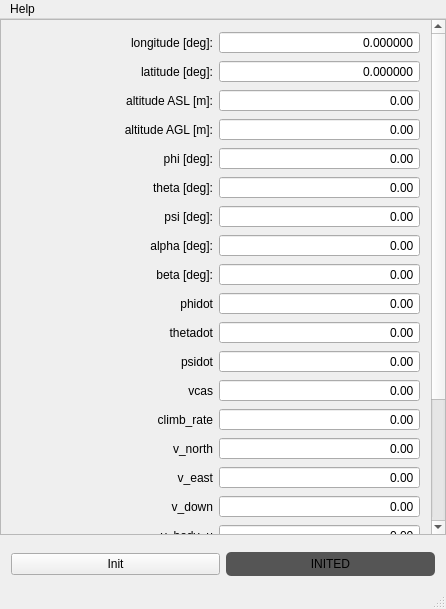
<?xml version="1.0" encoding="UTF-8"?>
<ui version="4.0">
 <class>MainWindow</class>
 <widget class="QMainWindow" name="MainWindow">
  <property name="geometry">
   <rect>
    <x>0</x>
    <y>0</y>
    <width>446</width>
    <height>609</height>
   </rect>
  </property>
  <property name="windowTitle">
   <string>MScSim-FGFS Recorder</string>
  </property>
  <property name="windowIcon">
   <iconset resource="../mscsim-fgrec.qrc">
    <normaloff>:/gui/images/icon.svg</normaloff>:/gui/images/icon.svg</iconset>
  </property>
  <widget class="QWidget" name="centralWidget">
   <layout class="QGridLayout" name="gridLayout">
    <property name="leftMargin">
     <number>0</number>
    </property>
    <property name="topMargin">
     <number>0</number>
    </property>
    <property name="rightMargin">
     <number>0</number>
    </property>
    <property name="bottomMargin">
     <number>0</number>
    </property>
    <item row="0" column="0" colspan="2">
     <widget class="QScrollArea" name="scrollArea">
      <property name="widgetResizable">
       <bool>true</bool>
      </property>
      <widget class="QWidget" name="scrollAreaWidgetContents">
       <property name="geometry">
        <rect>
         <x>0</x>
         <y>0</y>
         <width>423</width>
         <height>662</height>
        </rect>
       </property>
       <layout class="QGridLayout" name="gridLayout_2">
        <item row="14" column="0">
         <widget class="QLabel" name="label_14">
          <property name="text">
           <string>v_north</string>
          </property>
          <property name="alignment">
           <set>Qt::AlignRight|Qt::AlignTrailing|Qt::AlignVCenter</set>
          </property>
         </widget>
        </item>
        <item row="15" column="0">
         <widget class="QLabel" name="label_15">
          <property name="text">
           <string>v_east</string>
          </property>
          <property name="alignment">
           <set>Qt::AlignRight|Qt::AlignTrailing|Qt::AlignVCenter</set>
          </property>
         </widget>
        </item>
        <item row="6" column="1">
         <widget class="QDoubleSpinBox" name="spinBoxPsi">
          <property name="focusPolicy">
           <enum>Qt::NoFocus</enum>
          </property>
          <property name="alignment">
           <set>Qt::AlignRight|Qt::AlignTrailing|Qt::AlignVCenter</set>
          </property>
          <property name="readOnly">
           <bool>true</bool>
          </property>
          <property name="buttonSymbols">
           <enum>QAbstractSpinBox::NoButtons</enum>
          </property>
          <property name="maximum">
           <double>360.000000000000000</double>
          </property>
         </widget>
        </item>
        <item row="2" column="1">
         <widget class="QDoubleSpinBox" name="spinBoxAltASL">
          <property name="focusPolicy">
           <enum>Qt::NoFocus</enum>
          </property>
          <property name="alignment">
           <set>Qt::AlignRight|Qt::AlignTrailing|Qt::AlignVCenter</set>
          </property>
          <property name="readOnly">
           <bool>true</bool>
          </property>
          <property name="buttonSymbols">
           <enum>QAbstractSpinBox::NoButtons</enum>
          </property>
          <property name="minimum">
           <double>-99999.990000000005239</double>
          </property>
          <property name="maximum">
           <double>99999.990000000005239</double>
          </property>
         </widget>
        </item>
        <item row="2" column="0">
         <widget class="QLabel" name="label_2">
          <property name="text">
           <string>altitude ASL [m]:</string>
          </property>
          <property name="alignment">
           <set>Qt::AlignRight|Qt::AlignTrailing|Qt::AlignVCenter</set>
          </property>
         </widget>
        </item>
        <item row="8" column="0">
         <widget class="QLabel" name="label_8">
          <property name="text">
           <string>beta [deg]:</string>
          </property>
          <property name="alignment">
           <set>Qt::AlignRight|Qt::AlignTrailing|Qt::AlignVCenter</set>
          </property>
         </widget>
        </item>
        <item row="0" column="1">
         <widget class="QDoubleSpinBox" name="spinBoxLon">
          <property name="focusPolicy">
           <enum>Qt::NoFocus</enum>
          </property>
          <property name="alignment">
           <set>Qt::AlignRight|Qt::AlignTrailing|Qt::AlignVCenter</set>
          </property>
          <property name="readOnly">
           <bool>true</bool>
          </property>
          <property name="buttonSymbols">
           <enum>QAbstractSpinBox::NoButtons</enum>
          </property>
          <property name="decimals">
           <number>6</number>
          </property>
          <property name="minimum">
           <double>-180.000000000000000</double>
          </property>
          <property name="maximum">
           <double>180.000000000000000</double>
          </property>
         </widget>
        </item>
        <item row="21" column="1">
         <widget class="QDoubleSpinBox" name="spinBoxAccX">
          <property name="focusPolicy">
           <enum>Qt::NoFocus</enum>
          </property>
          <property name="alignment">
           <set>Qt::AlignRight|Qt::AlignTrailing|Qt::AlignVCenter</set>
          </property>
          <property name="readOnly">
           <bool>true</bool>
          </property>
          <property name="buttonSymbols">
           <enum>QAbstractSpinBox::NoButtons</enum>
          </property>
         </widget>
        </item>
        <item row="20" column="0">
         <widget class="QLabel" name="label_19">
          <property name="text">
           <string>v_body_w</string>
          </property>
          <property name="alignment">
           <set>Qt::AlignRight|Qt::AlignTrailing|Qt::AlignVCenter</set>
          </property>
         </widget>
        </item>
        <item row="4" column="0">
         <widget class="QLabel" name="label_4">
          <property name="text">
           <string>phi [deg]:</string>
          </property>
          <property name="alignment">
           <set>Qt::AlignRight|Qt::AlignTrailing|Qt::AlignVCenter</set>
          </property>
         </widget>
        </item>
        <item row="24" column="0" colspan="2">
         <spacer name="verticalSpacer">
          <property name="orientation">
           <enum>Qt::Vertical</enum>
          </property>
          <property name="sizeHint" stdset="0">
           <size>
            <width>375</width>
            <height>469</height>
           </size>
          </property>
         </spacer>
        </item>
        <item row="8" column="1">
         <widget class="QDoubleSpinBox" name="spinBoxBeta">
          <property name="focusPolicy">
           <enum>Qt::NoFocus</enum>
          </property>
          <property name="alignment">
           <set>Qt::AlignRight|Qt::AlignTrailing|Qt::AlignVCenter</set>
          </property>
          <property name="readOnly">
           <bool>true</bool>
          </property>
          <property name="buttonSymbols">
           <enum>QAbstractSpinBox::NoButtons</enum>
          </property>
          <property name="minimum">
           <double>-180.000000000000000</double>
          </property>
          <property name="maximum">
           <double>180.000000000000000</double>
          </property>
         </widget>
        </item>
        <item row="21" column="0">
         <widget class="QLabel" name="label_20">
          <property name="text">
           <string>A_X_pilot</string>
          </property>
          <property name="alignment">
           <set>Qt::AlignRight|Qt::AlignTrailing|Qt::AlignVCenter</set>
          </property>
         </widget>
        </item>
        <item row="1" column="0">
         <widget class="QLabel" name="label">
          <property name="text">
           <string>latitude [deg]:</string>
          </property>
          <property name="alignment">
           <set>Qt::AlignRight|Qt::AlignTrailing|Qt::AlignVCenter</set>
          </property>
         </widget>
        </item>
        <item row="5" column="1">
         <widget class="QDoubleSpinBox" name="spinBoxTht">
          <property name="focusPolicy">
           <enum>Qt::NoFocus</enum>
          </property>
          <property name="alignment">
           <set>Qt::AlignRight|Qt::AlignTrailing|Qt::AlignVCenter</set>
          </property>
          <property name="readOnly">
           <bool>true</bool>
          </property>
          <property name="buttonSymbols">
           <enum>QAbstractSpinBox::NoButtons</enum>
          </property>
          <property name="minimum">
           <double>-90.000000000000000</double>
          </property>
          <property name="maximum">
           <double>90.000000000000000</double>
          </property>
         </widget>
        </item>
        <item row="9" column="1">
         <widget class="QDoubleSpinBox" name="spinBoxPhiDot">
          <property name="focusPolicy">
           <enum>Qt::NoFocus</enum>
          </property>
          <property name="alignment">
           <set>Qt::AlignRight|Qt::AlignTrailing|Qt::AlignVCenter</set>
          </property>
          <property name="readOnly">
           <bool>true</bool>
          </property>
          <property name="buttonSymbols">
           <enum>QAbstractSpinBox::NoButtons</enum>
          </property>
         </widget>
        </item>
        <item row="17" column="0">
         <widget class="QLabel" name="label_17">
          <property name="text">
           <string>v_body_u</string>
          </property>
          <property name="alignment">
           <set>Qt::AlignRight|Qt::AlignTrailing|Qt::AlignVCenter</set>
          </property>
         </widget>
        </item>
        <item row="18" column="1">
         <widget class="QDoubleSpinBox" name="spinBoxVelV">
          <property name="focusPolicy">
           <enum>Qt::NoFocus</enum>
          </property>
          <property name="alignment">
           <set>Qt::AlignRight|Qt::AlignTrailing|Qt::AlignVCenter</set>
          </property>
          <property name="readOnly">
           <bool>true</bool>
          </property>
          <property name="buttonSymbols">
           <enum>QAbstractSpinBox::NoButtons</enum>
          </property>
         </widget>
        </item>
        <item row="7" column="0">
         <widget class="QLabel" name="label_7">
          <property name="text">
           <string>alpha [deg]:</string>
          </property>
          <property name="alignment">
           <set>Qt::AlignRight|Qt::AlignTrailing|Qt::AlignVCenter</set>
          </property>
         </widget>
        </item>
        <item row="10" column="1">
         <widget class="QDoubleSpinBox" name="spinBoxThtDot">
          <property name="focusPolicy">
           <enum>Qt::NoFocus</enum>
          </property>
          <property name="alignment">
           <set>Qt::AlignRight|Qt::AlignTrailing|Qt::AlignVCenter</set>
          </property>
          <property name="readOnly">
           <bool>true</bool>
          </property>
          <property name="buttonSymbols">
           <enum>QAbstractSpinBox::NoButtons</enum>
          </property>
         </widget>
        </item>
        <item row="14" column="1">
         <widget class="QDoubleSpinBox" name="spinBoxVelN">
          <property name="focusPolicy">
           <enum>Qt::NoFocus</enum>
          </property>
          <property name="alignment">
           <set>Qt::AlignRight|Qt::AlignTrailing|Qt::AlignVCenter</set>
          </property>
          <property name="readOnly">
           <bool>true</bool>
          </property>
          <property name="buttonSymbols">
           <enum>QAbstractSpinBox::NoButtons</enum>
          </property>
         </widget>
        </item>
        <item row="22" column="0">
         <widget class="QLabel" name="label_21">
          <property name="text">
           <string>A_Y_pilot</string>
          </property>
          <property name="alignment">
           <set>Qt::AlignRight|Qt::AlignTrailing|Qt::AlignVCenter</set>
          </property>
         </widget>
        </item>
        <item row="6" column="0">
         <widget class="QLabel" name="label_6">
          <property name="text">
           <string>psi [deg]:</string>
          </property>
          <property name="alignment">
           <set>Qt::AlignRight|Qt::AlignTrailing|Qt::AlignVCenter</set>
          </property>
         </widget>
        </item>
        <item row="0" column="0">
         <widget class="QLabel" name="labelLon">
          <property name="text">
           <string>longitude [deg]:</string>
          </property>
          <property name="alignment">
           <set>Qt::AlignRight|Qt::AlignTrailing|Qt::AlignVCenter</set>
          </property>
         </widget>
        </item>
        <item row="22" column="1">
         <widget class="QDoubleSpinBox" name="spinBoxAccY">
          <property name="focusPolicy">
           <enum>Qt::NoFocus</enum>
          </property>
          <property name="alignment">
           <set>Qt::AlignRight|Qt::AlignTrailing|Qt::AlignVCenter</set>
          </property>
          <property name="readOnly">
           <bool>true</bool>
          </property>
          <property name="buttonSymbols">
           <enum>QAbstractSpinBox::NoButtons</enum>
          </property>
         </widget>
        </item>
        <item row="11" column="1">
         <widget class="QDoubleSpinBox" name="spinBoxPsiDot">
          <property name="focusPolicy">
           <enum>Qt::NoFocus</enum>
          </property>
          <property name="alignment">
           <set>Qt::AlignRight|Qt::AlignTrailing|Qt::AlignVCenter</set>
          </property>
          <property name="readOnly">
           <bool>true</bool>
          </property>
          <property name="buttonSymbols">
           <enum>QAbstractSpinBox::NoButtons</enum>
          </property>
         </widget>
        </item>
        <item row="13" column="1">
         <widget class="QDoubleSpinBox" name="spinBoxClimbRate">
          <property name="focusPolicy">
           <enum>Qt::NoFocus</enum>
          </property>
          <property name="alignment">
           <set>Qt::AlignRight|Qt::AlignTrailing|Qt::AlignVCenter</set>
          </property>
          <property name="readOnly">
           <bool>true</bool>
          </property>
          <property name="buttonSymbols">
           <enum>QAbstractSpinBox::NoButtons</enum>
          </property>
         </widget>
        </item>
        <item row="12" column="0">
         <widget class="QLabel" name="label_12">
          <property name="text">
           <string>vcas</string>
          </property>
          <property name="alignment">
           <set>Qt::AlignRight|Qt::AlignTrailing|Qt::AlignVCenter</set>
          </property>
         </widget>
        </item>
        <item row="7" column="1">
         <widget class="QDoubleSpinBox" name="spinBoxAlpha">
          <property name="focusPolicy">
           <enum>Qt::NoFocus</enum>
          </property>
          <property name="alignment">
           <set>Qt::AlignRight|Qt::AlignTrailing|Qt::AlignVCenter</set>
          </property>
          <property name="readOnly">
           <bool>true</bool>
          </property>
          <property name="buttonSymbols">
           <enum>QAbstractSpinBox::NoButtons</enum>
          </property>
          <property name="minimum">
           <double>-180.000000000000000</double>
          </property>
          <property name="maximum">
           <double>180.000000000000000</double>
          </property>
         </widget>
        </item>
        <item row="20" column="1">
         <widget class="QDoubleSpinBox" name="spinBoxVelW">
          <property name="focusPolicy">
           <enum>Qt::NoFocus</enum>
          </property>
          <property name="alignment">
           <set>Qt::AlignRight|Qt::AlignTrailing|Qt::AlignVCenter</set>
          </property>
          <property name="readOnly">
           <bool>true</bool>
          </property>
          <property name="buttonSymbols">
           <enum>QAbstractSpinBox::NoButtons</enum>
          </property>
         </widget>
        </item>
        <item row="4" column="1">
         <widget class="QDoubleSpinBox" name="spinBoxPhi">
          <property name="focusPolicy">
           <enum>Qt::NoFocus</enum>
          </property>
          <property name="alignment">
           <set>Qt::AlignRight|Qt::AlignTrailing|Qt::AlignVCenter</set>
          </property>
          <property name="readOnly">
           <bool>true</bool>
          </property>
          <property name="buttonSymbols">
           <enum>QAbstractSpinBox::NoButtons</enum>
          </property>
          <property name="minimum">
           <double>-180.000000000000000</double>
          </property>
          <property name="maximum">
           <double>180.000000000000000</double>
          </property>
         </widget>
        </item>
        <item row="16" column="0">
         <widget class="QLabel" name="label_16">
          <property name="text">
           <string>v_down</string>
          </property>
          <property name="alignment">
           <set>Qt::AlignRight|Qt::AlignTrailing|Qt::AlignVCenter</set>
          </property>
         </widget>
        </item>
        <item row="1" column="1">
         <widget class="QDoubleSpinBox" name="spinBoxLat">
          <property name="focusPolicy">
           <enum>Qt::NoFocus</enum>
          </property>
          <property name="alignment">
           <set>Qt::AlignRight|Qt::AlignTrailing|Qt::AlignVCenter</set>
          </property>
          <property name="readOnly">
           <bool>true</bool>
          </property>
          <property name="buttonSymbols">
           <enum>QAbstractSpinBox::NoButtons</enum>
          </property>
          <property name="decimals">
           <number>6</number>
          </property>
          <property name="minimum">
           <double>-90.000000000000000</double>
          </property>
          <property name="maximum">
           <double>90.000000000000000</double>
          </property>
         </widget>
        </item>
        <item row="3" column="1">
         <widget class="QDoubleSpinBox" name="spinBoxAltAGL">
          <property name="focusPolicy">
           <enum>Qt::NoFocus</enum>
          </property>
          <property name="alignment">
           <set>Qt::AlignRight|Qt::AlignTrailing|Qt::AlignVCenter</set>
          </property>
          <property name="readOnly">
           <bool>true</bool>
          </property>
          <property name="buttonSymbols">
           <enum>QAbstractSpinBox::NoButtons</enum>
          </property>
          <property name="minimum">
           <double>-99999.990000000005239</double>
          </property>
          <property name="maximum">
           <double>99999.990000000005239</double>
          </property>
         </widget>
        </item>
        <item row="13" column="0">
         <widget class="QLabel" name="label_13">
          <property name="text">
           <string>climb_rate</string>
          </property>
          <property name="alignment">
           <set>Qt::AlignRight|Qt::AlignTrailing|Qt::AlignVCenter</set>
          </property>
         </widget>
        </item>
        <item row="17" column="1">
         <widget class="QDoubleSpinBox" name="spinBoxVelU">
          <property name="focusPolicy">
           <enum>Qt::NoFocus</enum>
          </property>
          <property name="alignment">
           <set>Qt::AlignRight|Qt::AlignTrailing|Qt::AlignVCenter</set>
          </property>
          <property name="readOnly">
           <bool>true</bool>
          </property>
          <property name="buttonSymbols">
           <enum>QAbstractSpinBox::NoButtons</enum>
          </property>
         </widget>
        </item>
        <item row="9" column="0">
         <widget class="QLabel" name="label_9">
          <property name="text">
           <string>phidot</string>
          </property>
          <property name="alignment">
           <set>Qt::AlignRight|Qt::AlignTrailing|Qt::AlignVCenter</set>
          </property>
         </widget>
        </item>
        <item row="12" column="1">
         <widget class="QDoubleSpinBox" name="spinBoxVCAS">
          <property name="focusPolicy">
           <enum>Qt::NoFocus</enum>
          </property>
          <property name="alignment">
           <set>Qt::AlignRight|Qt::AlignTrailing|Qt::AlignVCenter</set>
          </property>
          <property name="readOnly">
           <bool>true</bool>
          </property>
          <property name="buttonSymbols">
           <enum>QAbstractSpinBox::NoButtons</enum>
          </property>
         </widget>
        </item>
        <item row="15" column="1">
         <widget class="QDoubleSpinBox" name="spinBoxVelE">
          <property name="focusPolicy">
           <enum>Qt::NoFocus</enum>
          </property>
          <property name="alignment">
           <set>Qt::AlignRight|Qt::AlignTrailing|Qt::AlignVCenter</set>
          </property>
          <property name="readOnly">
           <bool>true</bool>
          </property>
          <property name="buttonSymbols">
           <enum>QAbstractSpinBox::NoButtons</enum>
          </property>
         </widget>
        </item>
        <item row="5" column="0">
         <widget class="QLabel" name="label_5">
          <property name="text">
           <string>theta [deg]:</string>
          </property>
          <property name="alignment">
           <set>Qt::AlignRight|Qt::AlignTrailing|Qt::AlignVCenter</set>
          </property>
         </widget>
        </item>
        <item row="3" column="0">
         <widget class="QLabel" name="label_3">
          <property name="text">
           <string>altitude AGL [m]:</string>
          </property>
          <property name="alignment">
           <set>Qt::AlignRight|Qt::AlignTrailing|Qt::AlignVCenter</set>
          </property>
         </widget>
        </item>
        <item row="11" column="0">
         <widget class="QLabel" name="label_11">
          <property name="text">
           <string>psidot</string>
          </property>
          <property name="alignment">
           <set>Qt::AlignRight|Qt::AlignTrailing|Qt::AlignVCenter</set>
          </property>
         </widget>
        </item>
        <item row="16" column="1">
         <widget class="QDoubleSpinBox" name="spinBoxVelD">
          <property name="focusPolicy">
           <enum>Qt::NoFocus</enum>
          </property>
          <property name="alignment">
           <set>Qt::AlignRight|Qt::AlignTrailing|Qt::AlignVCenter</set>
          </property>
          <property name="readOnly">
           <bool>true</bool>
          </property>
          <property name="buttonSymbols">
           <enum>QAbstractSpinBox::NoButtons</enum>
          </property>
         </widget>
        </item>
        <item row="18" column="0">
         <widget class="QLabel" name="label_18">
          <property name="text">
           <string>v_body_v</string>
          </property>
          <property name="alignment">
           <set>Qt::AlignRight|Qt::AlignTrailing|Qt::AlignVCenter</set>
          </property>
         </widget>
        </item>
        <item row="10" column="0">
         <widget class="QLabel" name="label_10">
          <property name="text">
           <string>thetadot</string>
          </property>
          <property name="alignment">
           <set>Qt::AlignRight|Qt::AlignTrailing|Qt::AlignVCenter</set>
          </property>
         </widget>
        </item>
        <item row="23" column="0">
         <widget class="QLabel" name="label_22">
          <property name="text">
           <string>A_Z_pilot</string>
          </property>
          <property name="alignment">
           <set>Qt::AlignRight|Qt::AlignTrailing|Qt::AlignVCenter</set>
          </property>
         </widget>
        </item>
        <item row="23" column="1">
         <widget class="QDoubleSpinBox" name="spinBoxAccZ">
          <property name="focusPolicy">
           <enum>Qt::NoFocus</enum>
          </property>
          <property name="alignment">
           <set>Qt::AlignRight|Qt::AlignTrailing|Qt::AlignVCenter</set>
          </property>
          <property name="readOnly">
           <bool>true</bool>
          </property>
          <property name="buttonSymbols">
           <enum>QAbstractSpinBox::NoButtons</enum>
          </property>
         </widget>
        </item>
       </layout>
      </widget>
     </widget>
    </item>
    <item row="1" column="0" colspan="2">
     <widget class="QWidget" name="widget" native="true">
      <property name="minimumSize">
       <size>
        <width>0</width>
        <height>0</height>
       </size>
      </property>
      <layout class="QGridLayout" name="gridLayout_3">
       <item row="0" column="0">
        <widget class="QPushButton" name="pushButtonInit">
         <property name="text">
          <string>Init</string>
         </property>
        </widget>
       </item>
       <item row="0" column="1">
        <widget class="QPushButton" name="pushButtonInited">
         <property name="enabled">
          <bool>false</bool>
         </property>
         <property name="styleSheet">
          <string notr="true">QPushButton:disabled 
{
	padding: 5px;
	background-color: #555;
	border-radius: 5px;
	color: #000;
}

QPushButton:disabled:pressed
{
	background-color: #ff0;
}

QPushButton:disabled:checked 
{
	background-color: #0f0;
}</string>
         </property>
         <property name="text">
          <string>INITED</string>
         </property>
         <property name="checkable">
          <bool>true</bool>
         </property>
        </widget>
       </item>
      </layout>
     </widget>
    </item>
   </layout>
  </widget>
  <widget class="QMenuBar" name="menuBar">
   <property name="geometry">
    <rect>
     <x>0</x>
     <y>0</y>
     <width>446</width>
     <height>26</height>
    </rect>
   </property>
   <widget class="QMenu" name="menuHelp">
    <property name="title">
     <string>Help</string>
    </property>
    <addaction name="actionAbout"/>
   </widget>
   <addaction name="menuHelp"/>
  </widget>
  <widget class="QStatusBar" name="statusBar"/>
  <action name="actionAbout">
   <property name="text">
    <string>About</string>
   </property>
  </action>
 </widget>
 <layoutdefault spacing="6" margin="11"/>
 <resources>
  <include location="../mscsim-fgrec.qrc"/>
 </resources>
 <connections/>
</ui>
